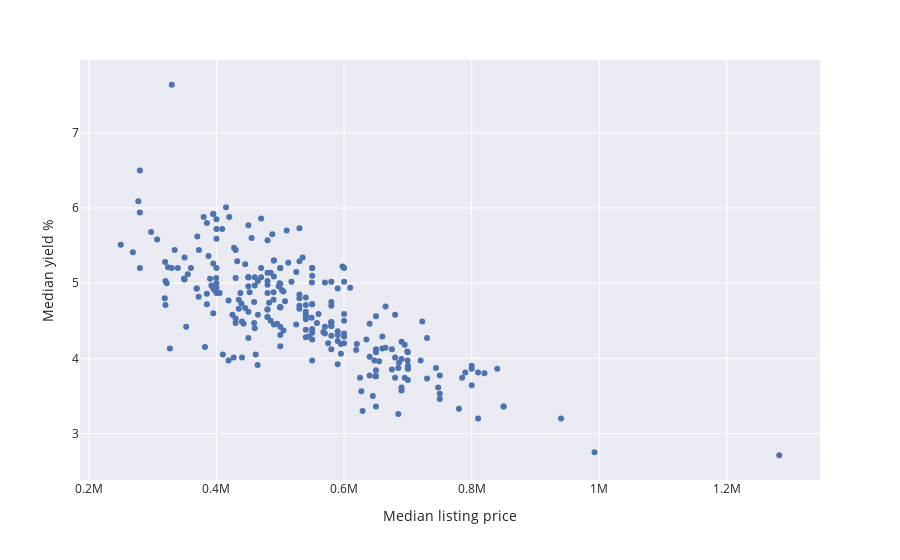

Source (notebook cell):
### Code cell
houses_vic = merge_suburb(df_units, "Victoria")
px.scatter(
    houses_vic, 
    x="Median listing price", 
    #y="Median weekly rent",
    y="Median yield %",
    hover_data={"Suburb": True},
    template="seaborn"
)

### Figure 1 — Plotly figure (JSON) as saved in the notebook; plotly's stock layout.template omitted (floating-point values rounded to 4 significant figures; data arrays with more than 128 entries replaced by an {"elided": "..."} marker saying what was removed)
{"data": [{"customdata": {"elided": "483x1 str values"}, "hovertemplate": "Median listing price=%{x}<br>Median yield %=%{y}<br>Suburb=%{customdata[0]}<extra></extra>", "legendgroup": "", "marker": {"color": "rgb(76,114,176)", "symbol": "circle"}, "mode": "markers", "name": "", "orientation": "v", "showlegend": false, "type": "scatter", "x": {"elided": "483 int values"}, "xaxis": "x", "y": {"elided": "483 float values"}, "yaxis": "y"}], "layout": {"legend": {"tracegroupgap": 0}, "margin": {"t": 60}, "xaxis": {"anchor": "y", "domain": [0, 1], "title": {"text": "Median listing price"}}, "yaxis": {"anchor": "x", "domain": [0, 1], "title": {"text": "Median yield %"}}}}
